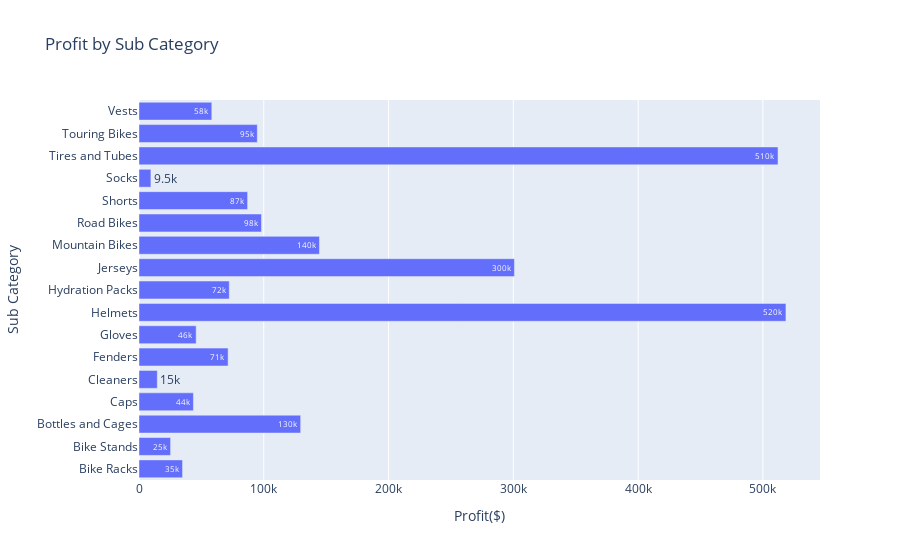

Here is the notebook cell this chart was saved with:
### Code cell
fig=px.bar(Sucategory_Profit,y='Sub Category',x='Profit',
           text_auto='.2s',title="Profit by Sub Category")
fig.update_xaxes(title='Profit($)')



fig.show()

### Figure 1 — Plotly figure (JSON) as saved in the notebook; plotly's stock layout.template omitted (floating-point values rounded to 4 significant figures)
{"data": [{"alignmentgroup": "True", "hovertemplate": "Profit=%{x}<br>Sub Category=%{y}<extra></extra>", "legendgroup": "", "marker": {"color": "#636efa", "pattern": {"shape": ""}}, "name": "", "offsetgroup": "", "orientation": "h", "showlegend": false, "textposition": "auto", "texttemplate": "%{x:.2s}", "type": "bar", "x": [34894, 25301, 129567, 43610, 14664, 71403, 45817, 518475, 72341, 300876, 144627, 98166, 87044, 9541, 512124, 94808, 58344], "xaxis": "x", "y": ["Bike Racks", "Bike Stands", "Bottles and Cages", "Caps", "Cleaners", "Fenders", "Gloves", "Helmets", "Hydration Packs", "Jerseys", "Mountain Bikes", "Road Bikes", "Shorts", "Socks", "Tires and Tubes", "Touring Bikes", "Vests"], "yaxis": "y"}], "layout": {"barmode": "relative", "legend": {"tracegroupgap": 0}, "title": {"text": "Profit by Sub Category"}, "xaxis": {"anchor": "y", "domain": [0, 1], "title": {"text": "Profit($)"}}, "yaxis": {"anchor": "x", "domain": [0, 1], "title": {"text": "Sub Category"}}}}
